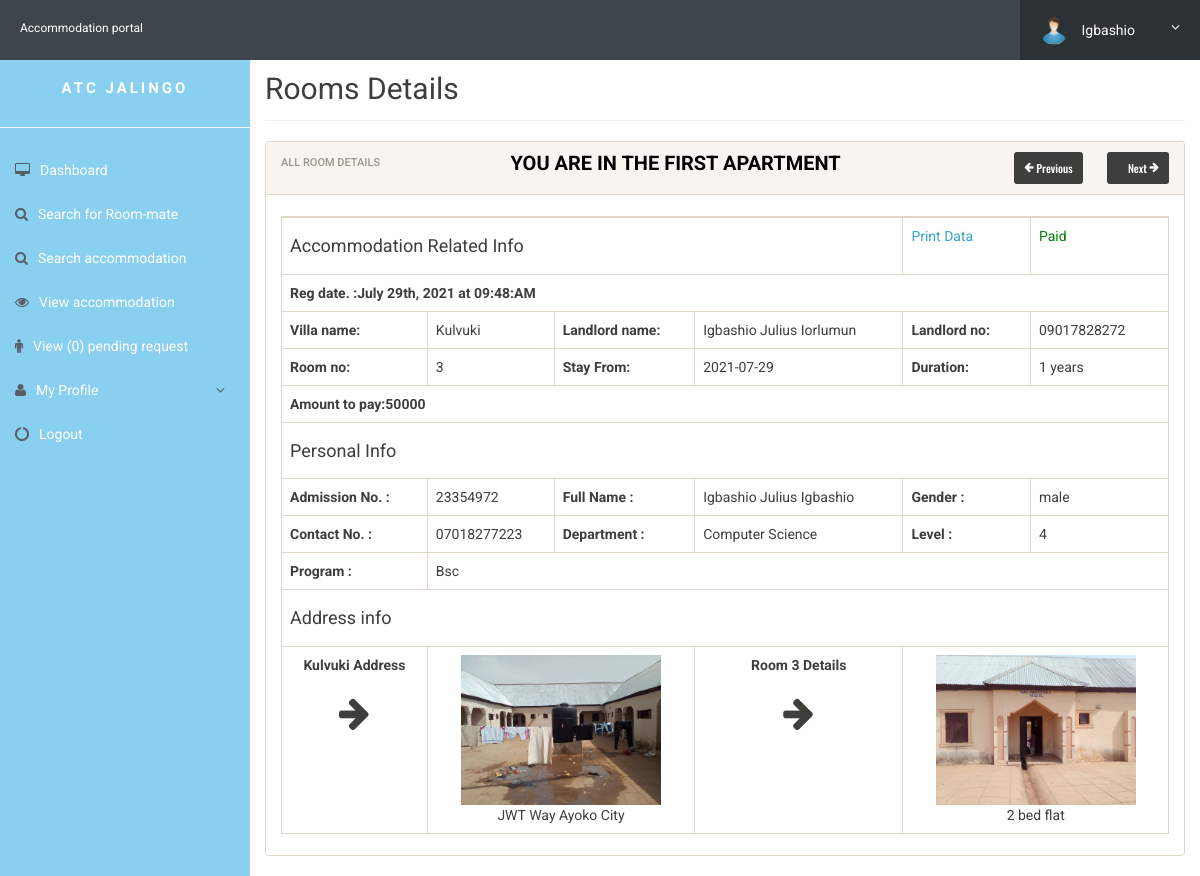
Page /room-details.php (signed in) on the committed database.
### tables this page shows
CREATE TABLE `userregistration` (
  `id` int(11) NOT NULL,
  `admission_no` varchar(255) DEFAULT NULL,
  `program` varchar(20) NOT NULL,
  `department` varchar(250) NOT NULL,
  `level` varchar(250) NOT NULL,
  `firstName` varchar(255) DEFAULT NULL,
  `middleName` varchar(255) DEFAULT NULL,
  `lastName` varchar(255) DEFAULT NULL,
  `gender` varchar(255) DEFAULT NULL,
  `img` varchar(250) NOT NULL,
  `contactNo` varchar(20) DEFAULT NULL,
  `password` varchar(255) DEFAULT NULL,
  `regDate` timestamp NULL DEFAULT CURRENT_TIMESTAMP,
  `updationDate` varchar(45) DEFAULT NULL,
  `passUdateDate` varchar(45) DEFAULT NULL
);

CREATE TABLE `registration` (
  `id` int(11) NOT NULL,
  `student_id` int(11) NOT NULL,
  `villa_id` int(11) NOT NULL,
  `admission_no` varchar(250) NOT NULL,
  `program` varchar(100) NOT NULL,
  `department` varchar(250) NOT NULL,
  `level` varchar(250) NOT NULL,
  `firstname` varchar(250) NOT NULL,
  `middlename` varchar(250) NOT NULL,
  `lastname` varchar(250) NOT NULL,
  `gender` varchar(250) NOT NULL,
  `img` text NOT NULL,
  `contactno` varchar(250) NOT NULL,
  `gname` varchar(250) NOT NULL,
  `villa` varchar(250) NOT NULL,
  `villa_address` text NOT NULL,
  `roomno` int(11) NOT NULL,
  `stayfrom` date NOT NULL,
  `need_roomate` varchar(250) NOT NULL,
  `room_details` text NOT NULL,
  `amount` varchar(250) NOT NULL,
  `status` varchar(250) NOT NULL,
  `reg_date` datetime NOT NULL DEFAULT CURRENT_TIMESTAMP
);

CREATE TABLE `houses` (
  `houseid` int(11) NOT NULL,
  `aid` int(11) NOT NULL,
  `villa_name` varchar(50) NOT NULL,
  `villa_for` tinytext NOT NULL,
  `villa_address` tinytext NOT NULL,
  `image` tinytext NOT NULL
);

CREATE TABLE `rooms` (
  `id` int(11) NOT NULL,
  `aid` int(11) DEFAULT NULL,
  `houseid` int(11) NOT NULL,
  `room_no` int(11) DEFAULT NULL,
  `room_details` text NOT NULL,
  `room_img` text NOT NULL,
  `fees` varchar(250) DEFAULT NULL,
  `posting_date` timestamp NULL DEFAULT CURRENT_TIMESTAMP
);

### room-details.php (the view, shortened to what the rows shown need)
<?php
include('includes/config.php');
?>
<!doctype html>
<html lang="en" class="no-js">
    <head>
        <link rel="stylesheet" href="css/font-awesome.min.css">
        <link rel="stylesheet" href="css/bootstrap.min.css">
        <link rel="stylesheet" href="css/dataTables.bootstrap.min.css">
        <link rel="stylesheet" href="css/bootstrap-social.css">
        <link rel="stylesheet" href="css/bootstrap-select.css">
        <link rel="stylesheet" href="css/fileinput.min.css">
        <link rel="stylesheet" href="css/awesome-bootstrap-checkbox.css">
        <link rel="stylesheet" href="css/style.css">
    </head>
    <body>
        <?php include('includes/header.php'); ?>
        <div class="ts-main-content">
            <div class="content-wrapper">
                <div class="container-fluid">
                    <div class="row">
                        <div class="col-md-12">
                            <h2 class="page-title" style="margin-top:4%">Rooms Details</h2>
                            <div class="panel panel-default">
                                    <?php
                                    $aid = $_SESSION['id'];
                                    $qrt = $mysqli->prepare("SELECT id FROM registration WHERE student_id=? ");
                                    $qrt->bind_param('i', $aid);
                                    $qrt->execute();
                                    $qrt->bind_result($aid);
                                    $resulr = $qrt->get_result();
                                    $rows = [];
                                    while ($row = $resulr->fetch_assoc()) {
                                        $rows[] = $row['id'];
                                    }
                                    if (count($rows) > 0) {
                                        $rid = 0;
                                        if (!isset($_GET['id'])) {
                                            if (count($rows) > 0) {
                                                $rid = $rows[0];
                                            }
                                        } else {
                                            $rid = $_GET['id'];
                                        }
                                    }
                                    ?>
                                <div class="panel-body">
                                    <?php
                                    $ret = "select * from registration where id=?";
                                    $stmt = $mysqli->prepare($ret);
                                    $stmt->bind_param('i', $rid);
                                    $stmt->execute();
                                    $res = $stmt->get_result();
                                    while ($row = $res->fetch_object()) {
                                        ?>
                                        <?php
                                        $uid = $_SESSION['id'];
                                        $sql = "SELECT * FROM registration WHERE student_id= '" . $uid . "' AND status != 'Paid'";
                                        $query = mysqli_query($mysqli, $sql);
                                        $num = mysqli_num_rows($query);
                                        ?>
                                        <table id="zctb" class="table table-bordered " cellspacing="0" width="100%">
                                            <tbody>
                                                <tr>
                                                    <td colspan="4"><h4>Accommodation Related Info</h4></td>
                                                    <td><a href="javascript:void(0);"  onClick="popUpWindow('http://localhost/accommodation/full-profile.php?id=<?php echo $row->student_id; ?>');" title="View Full Details">Print Data</a></td>
                                                    <td><?php
                                                        if ($num != 0) {
                                                            echo "<a href='del.php?id={$row->id}' onclick='return gettConfirmation()' title='Delete Accommodation' style='color:red'>Delete</a>";
                                                        } else {
                                                            echo"<span style='color:green'>Paid</span>";
                                                        }
                                                        ?></td>
                                                </tr>
                                                <tr>
                                                    <td colspan="6"><b>Reg date. :<?php echo date('F jS, Y', strtotime($row->reg_date)) . " at " . date('h:i:A', strtotime($row->reg_date)); ?></b></td>
                                                </tr>
                                                <tr>
                                                    <td><b>Villa name:</b></td>
                                                    <?php
                                                    $landl_id = $row->villa_id;
                                                    $ret = "select h.villa_name,h.villa_address,h.image,a.username,a.contactNo from houses h "
                                                            . "JOIN admin a ON a.id=h.aid where h.houseid=?";
                                                    $stmt = $mysqli->prepare($ret);
                                                    $stmt->bind_param('i', $landl_id);
                                                    $stmt->execute();
                                                    $res = $stmt->get_result();
                                                    while ($ros = $res->fetch_object()) {
                                                        $landl_name = $ros->username;
                                                        $landl_no = $ros->contactNo;
                                                        $villa_name = $ros->villa_name;
                                                        $villa_address = $ros->villa_address;
                                                        $villa_image = $ros->image;
                                                        ?>
                                                        <td><?php echo $villa_name; ?></td>
                                                        <td><b>Landlord name:</b></td>
                                                        <td><?php echo $landl_name; ?></td>
                                                        <td><b>Landlord no:</b></td>
                                                        <td><?php echo $landl_no; ?></td>
                                                    </tr>
                                                    <tr>
                                                        <td><b>Room no:</b></td>
                                                        <td><?php echo $row->roomno; ?></td>
                                                        <td><b>Stay From:</b></td>
                                                        <td><?php echo $row->stayfrom; ?></td>
                                                        <td><b>Duration:</b></td>
                                                        <td>1 years</td>
                                                    </tr>
                                                    <tr>
                                                        <td colspan="6"><b>Amount to pay:<?php echo $row->amount; ?></b></td>
                                                    </tr>
                                                    <tr>
                                                        <td colspan="6"><h4>Personal Info</h4></td>
                                                    </tr>
                                                    <tr>
                                                        <td><b>Admission No. :</b></td>
                                                        <td><?php echo $row->admission_no; ?></td>
                                                        <td><b>Full Name :</b></td>
                                                        <td><?php echo $row->firstname; ?> <?php echo $row->middlename; ?> <?php echo $row->lastname; ?></td>
                                                        <td><b>Gender :</b></td>
                                                        <td><?php echo $row->gender; ?></td>
                                                    </tr>
                                                    <tr>
                                                        <td><b>Contact No. :</b></td>
                                                        <td><?php echo $row->contactno; ?></td>
                                                        <td><b>Department :</b></td>
                                                        <td><?php echo $row->department; ?></td>
                                                        <td><b>Level :</b></td>
                                                        <td><?php echo $row->level; ?></td>
                                                    </tr>
                                                    <tr>
                                                        <td><b>Program :</b></td>
                                                        <td colspan="5"><?php echo $row->program; ?></td>
                                                    </tr>
                                                    <tr>
                                                        <td colspan="6"><h4>Address info</h4></td>
                                                    </tr>
                                                    <tr>
                                                        <td style="text-align:center"><b><?php echo $villa_name; ?> Address <br><h1><i class="fa fa-arrow-right"></h1></b></td>
                                                        <td colspan="2" style="text-align:center" >
                                                            <img src="villa_images/<?php echo $villa_image; ?>" width="200" height="150" />
                                                            <br>
                                                            <?php echo $villa_address; ?><br />
                                                        </td>
                                                        <td  style="text-align:center"><b>Room <?php echo $row->roomno; ?> Details   <br><h1><i class="fa fa-arrow-right"></h1></b></td>
                                                        <?php
                                                        $sq = "SELECT * FROM rooms WHERE houseid= '" . $landl_id . "' AND room_no = '" . $row->roomno . "' ";
                                                        $stmt2 = $mysqli->prepare($sq);
                                                        $stmt2->execute();
                                                        $res = $stmt2->get_result();
                                                        $img = $res->fetch_object();
                                                        ?>
                                                        <td  colspan="2" style="text-align:center" >
                                                            <img src="rooms_image/<?php echo $img->room_img; ?>" width="200" height="150">
                                                            <br/>
                                                            <?php echo $row->room_details; ?>
                                                        </td>
                                                    </tr>
                                                    <?php
                                                }
                                            }
                                            ?>
                                        </tbody>
                                    </table>
                                </div>
                            </div>
                        </div>
                    </div>
                </div>
            </div>
        </div>
    </body>
</html>

### includes/header.php (shortened to what the rows shown need)
<?php if (isset($_SESSION['id']))
{ ?><div class="brand clearfix">
		<a href="#" class="logo" style="font-size:12px; color: white;">Accommodation portal</a>
		<ul class="ts-profile-nav">
			<li class="ts-account">
		<?php	include('config.php');
		$id=$_SESSION['id'];
         $query1 = "SELECT * FROM userRegistration WHERE id='$id'";
			     $result1 = mysqli_query($mysqli, $query1);
                $user = mysqli_fetch_assoc($result1);
			    $img = $user['img'];
			 ?>
				<a href="#"><img src="user_images/<?php  echo $img; ?>" class="ts-avatar hidden-side" alt=""> <?php  echo $user['firstName']; ?> <i class="fa fa-angle-down hidden-side"></i></a>
			</li>
		</ul>
	</div>
	<?php } ?>

### rows in the picture
userregistration: img (picture), firstName "Igbashio"
registration: reg_date "July 29th, 2021", reg_date "09:48:AM", roomno "3", stayfrom "2021-07-29", amount "50000", admission_no "23354972", firstname "Igbashio", middlename "Julius", lastname "Igbashio", gender "male", contactno "07018277223", department "Computer Science", level "4", program "Bsc", room_details "2 bed flat"
houses: villa_name "Kulvuki", admin.username "Igbashio Julius Iorlumun", admin.contactNo "09017828272", image (picture), villa_address "JWT Way Ayoko City", rooms.room_img (picture)

### other values in the picture
$count1 "0"
$info[$position] "YOU ARE IN THE FIRST APARTMENT"
